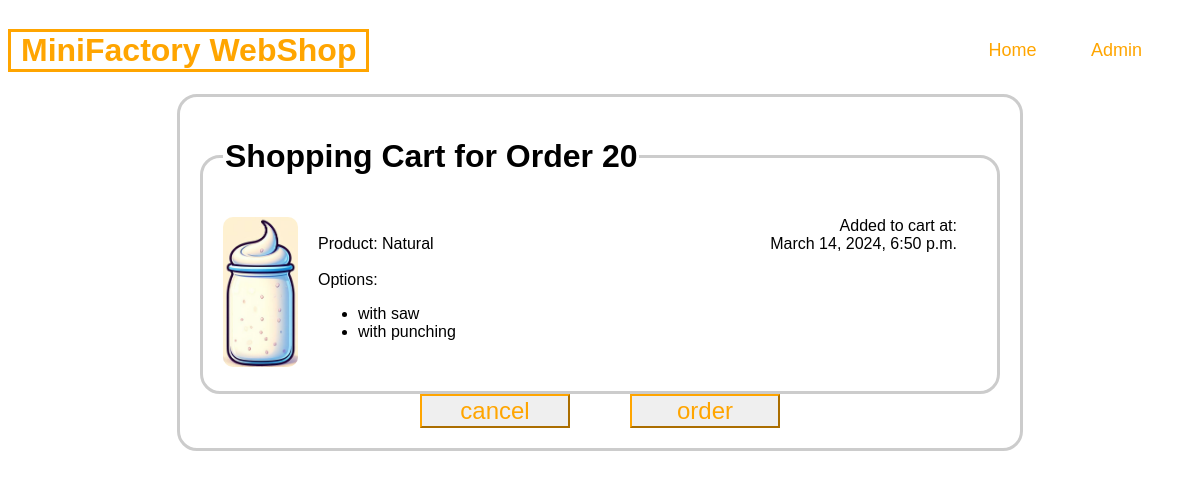
The app's page /shop/20/cart/ with its own data.
### shop/models.py (models this page shows, shortened)
class Order(models.Model):
    product = models.ManyToManyField(Product)
    options = models.ManyToManyField(Option)
    order_date = models.DateTimeField("date ordered")

class Product(models.Model):
    name = models.CharField(max_length=50)
    product_color = models.CharField(max_length=5, choices=(("WHITE", "White"), ("RED", "Red"), ("BLUE", "Blue")))
    image = models.ImageField(upload_to="images/shop")

class Option(models.Model):
    display_text = models.CharField(max_length=50)
    name_int = models.CharField(max_length=50)
    def __str__(self) -> str:
        return self.display_text

### shop/views.py (the view)
# urls.py: path("<int:pk>/cart/", views.CartView.as_view(), name="cart"),
class CartView(generic.DetailView):
    model = Order
    template_name = "shop/cart.html"

### shop/templates/shop/cart.html (shortened to what this page needs)
{% extends 'shop/base.html' %}
{% load static %}
{% block head_link %}
    <link rel="stylesheet" href="{% static 'shop/order_list.css' %}">
{% endblock %}
{% block page_content %}
    <form action="{% url 'shop:order' order.id %}" method="post">
        <fieldset>
            <legend><h1> Shopping Cart for Order {{order.id}} </h1></legend>
            <div class="order">
                <div>
                    <img src="{{ order.product.get.image.url }}"  alt="{{ order.product.get.name }}">
                </div>
                <div>
                    <br>
                    Product:  {{order.product.get.name}}
                    <br><br>
                    Options:
                    <ul>
                        {% for option in order.options.all %}
                            <li> {{ option }}</li>
                        {% endfor %}
                    </ul>
                </div>
                <div class="order_date">
                    Added to cart at:
                    <br>
                    {{ order.order_date }}
                </div>
            </div>
        </fieldset>
        <div class="order buttons">
            <div>
                <input class="button" type="submit" name="button" value="cancel">
            </div>
            <div>
                <input class="button" type="submit" name="button" value="order">
            </div>
        </div>
    </form>
{% endblock %}

### shop/static/shop/style.css (style rules this page uses)
body { font-family: "Raleway", Helvetica, sans-serif; }

### shop/static/shop/order_list.css (style rules this page uses)
fieldset { max-width: 800px; margin: 0 auto; margin-top: 0; padding: 20px; border: 3px solid #ccc; border-radius: 20px; }
img { height: 150px; margin-right: 20px; border-radius: 10px; }
.order { display: flex; flex-flow: row wrap; }
.order_date { margin-right: 20px; margin-left: auto; text-align: right; display: flex; flex-flow: column; justify-content: space-between; }
form { margin: 0 auto; max-width: 800px; padding: 20px; border: 3px solid #ccc; border-radius: 20px; }
.buttons { justify-content: center; }
.button { color: orange; border-color: orange; width: 150px; margin-inline: 30px; font: 1.5em sans-serif; list-style: none; }

### records on screen
Order: id "20", product.get.image (picture), product.get.name "Natural", order_date "March 14, 2024, 6:50 p.m."
Option: display_text "with saw"
Option: display_text "with punching"
